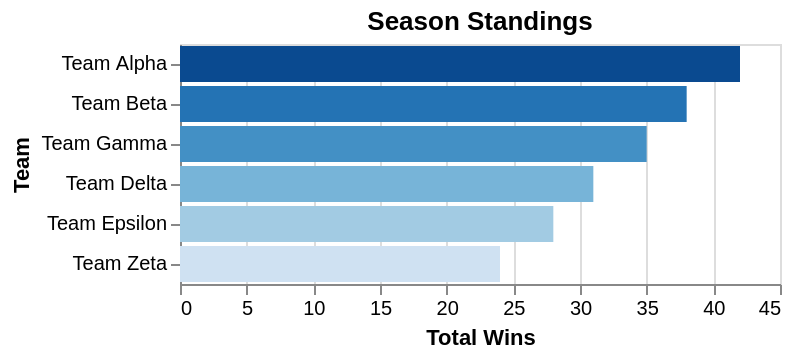

Write a Vega-Lite specification for this figure.
### Vega-Lite specification from a JSON file in a GitHub repository (floating-point values rounded to 4 significant figures)
{"$schema": "https://vega.github.io/schema/vega-lite/v5.json", "description": "League team rankings", "data": {"values": [{"team": "Team Alpha", "wins": 42}, {"team": "Team Beta", "wins": 38}, {"team": "Team Gamma", "wins": 35}, {"team": "Team Delta", "wins": 31}, {"team": "Team Epsilon", "wins": 28}, {"team": "Team Zeta", "wins": 24}]}, "mark": "bar", "encoding": {"y": {"field": "team", "type": "nominal", "sort": "-x", "axis": {"title": "Team"}}, "x": {"field": "wins", "type": "quantitative", "axis": {"title": "Total Wins"}}, "color": {"field": "wins", "type": "quantitative", "scale": {"scheme": "blues"}, "legend": null}}, "title": "Season Standings"}
